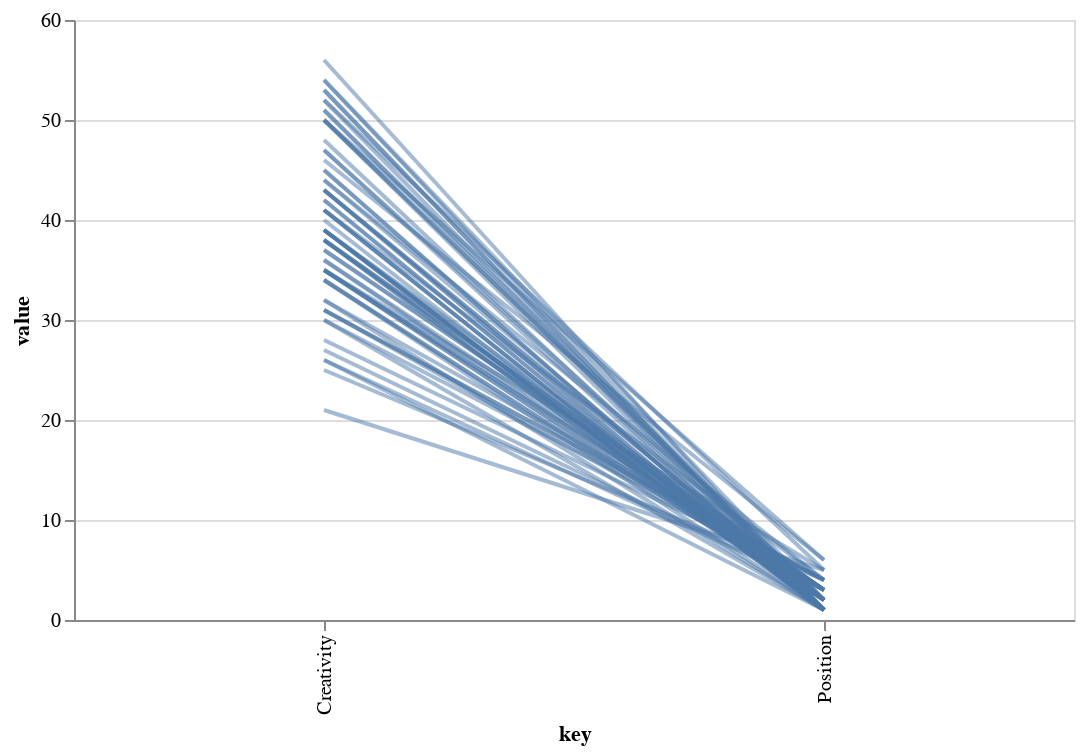

Notebook code cell kept with this figure:
### Code cell
# Parallel Coordinates
alt.Chart(data).transform_window(
    index='count()'
).transform_fold(
    ['Position', 'Creativity']
).mark_line().encode(
    x='key:N',
    y='value:Q',
    detail='index:N',
    opacity=alt.value(0.5)
).properties(width=500)

### Figure 1 — Vega-Lite specification as saved in the notebook (floating-point values rounded to 4 significant figures)
{"config": {"view": {"continuousWidth": 400, "continuousHeight": 300}}, "data": {"name": "data-4ffd5b5505ca846f21f4f9c23f4f1061"}, "mark": "line", "encoding": {"detail": {"field": "index", "type": "nominal"}, "opacity": {"value": 0.5}, "x": {"field": "key", "type": "nominal"}, "y": {"field": "value", "type": "quantitative"}}, "transform": [{"window": [{"op": "count", "as": "index"}]}, {"fold": ["Position", "Creativity"]}], "width": 500, "$schema": "https://vega.github.io/schema/vega-lite/v4.17.0.json", "datasets": {"data-4ffd5b5505ca846f21f4f9c23f4f1061": [{"Unnamed: 0": 1, "Creativity": 53, "Position": 1, "Novice": 0}, {"Unnamed: 0": 2, "Creativity": 36, "Position": 3, "Novice": 1}, {"Unnamed: 0": 3, "Creativity": 31, "Position": 4, "Novice": 0}, {"Unnamed: 0": 4, "Creativity": 43, "Position": 2, "Novice": 0}, {"Unnamed: 0": 5, "Creativity": 30, "Position": 4, "Novice": 1}, {"Unnamed: 0": 6, "Creativity": 41, "Position": 1, "Novice": 0}, {"Unnamed: 0": 7, "Creativity": 32, "Position": 4, "Novice": 0}, {"Unnamed: 0": 8, "Creativity": 54, "Position": 1, "Novice": 1}, {"Unnamed: 0": 9, "Creativity": 47, "Position": 2, "Novice": 1}, {"Unnamed: 0": 10, "Creativity": 50, "Position": 2, "Novice": 0}, {"Unnamed: 0": 11, "Creativity": 56, "Position": 1, "Novice": 0}, {"Unnamed: 0": 12, "Creativity": 50, "Position": 1, "Novice": 0}, {"Unnamed: 0": 13, "Creativity": 34, "Position": 1, "Novice": 1}, {"Unnamed: 0": 14, "Creativity": 41, "Position": 4, "Novice": 0}, {"Unnamed: 0": 15, "Creativity": 52, "Position": 5, "Novice": 0}, {"Unnamed: 0": 16, "Creativity": 38, "Position": 1, "Novice": 0}, {"Unnamed: 0": 17, "Creativity": 35, "Position": 2, "Novice": 1}, {"Unnamed: 0": 18, "Creativity": 35, "Position": 3, "Novice": 1}, {"Unnamed: 0": 19, "Creativity": 48, "Position": 1, "Novice": 0}, {"Unnamed: 0": 20, "Creativity": 38, "Position": 1, "Novice": 1}, {"Unnamed: 0": 21, "Creativity": 43, "Position": 2, "Novice": 1}, {"Unnamed: 0": 22, "Creativity": 38, "Position": 3, "Novice": 1}, {"Unnamed: 0": 23, "Creativity": 39, "Position": 1, "Novice": 1}, {"Unnamed: 0": 24, "Creativity": 51, "Position": 1, "Novice": 0}, {"Unnamed: 0": 25, "Creativity": 26, "Position": 3, "Novice": 0}, {"Unnamed: 0": 26, "Creativity": 31, "Position": 4, "Novice": 1}, {"Unnamed: 0": 27, "Creativity": 45, "Position": 1, "Novice": 0}, {"Unnamed: 0": 28, "Creativity": 31, "Position": 3, "Novice": 0}, {"Unnamed: 0": 29, "Creativity": 34, "Position": 2, "Novice": 1}, {"Unnamed: 0": 30, "Creativity": 35, "Position": 5, "Novice": 1}, {"Unnamed: 0": 31, "Creativity": 39, "Position": 2, "Novice": 1}, {"Unnamed: 0": 32, "Creativity": 50, "Position": 2, "Novice": 1}, {"Unnamed: 0": 33, "Creativity": 53, "Position": 1, "Novice": 1}, {"Unnamed: 0": 34, "Creativity": 38, "Position": 2, "Novice": 0}, {"Unnamed: 0": 35, "Creativity": 37, "Position": 3, "Novice": 0}, {"Unnamed: 0": 36, "Creativity": 34, "Position": 2, "Novice": 1}, {"Unnamed: 0": 37, "Creativity": 30, "Position": 1, "Novice": 0}, {"Unnamed: 0": 38, "Creativity": 46, "Position": 6, "Novice": 0}, {"Unnamed: 0": 39, "Creativity": 36, "Position": 2, "Novice": 1}, {"Unnamed: 0": 40, "Creativity": 26, "Position": 1, "Novice": 1}, {"Unnamed: 0": 41, "Creativity": 41, "Position": 1, "Novice": 1}, {"Unnamed: 0": 42, "Creativity": 50, "Position": 6, "Novice": 1}, {"Unnamed: 0": 43, "Creativity": 43, "Position": 1, "Novice": 0}, {"Unnamed: 0": 44, "Creativity": 54, "Position": 2, "Novice": 0}, {"Unnamed: 0": 45, "Creativity": 39, "Position": 1, "Novice": 1}, {"Unnamed: 0": 46, "Creativity": 51, "Position": 2, "Novice": 0}, {"Unnamed: 0": 47, "Creativity": 47, "Position": 1, "Novice": 0}, {"Unnamed: 0": 48, "Creativity": 38, "Position": 3, "Novice": 1}, {"Unnamed: 0": 49, "Creativity": 32, "Position": 1, "Novice": 0}, {"Unnamed: 0": 50, "Creativity": 28, "Position": 4, "Novice": 1}, {"Unnamed: 0": 51, "Creativity": 39, "Position": 1, "Novice": 0}, {"Unnamed: 0": 52, "Creativity": 42, "Position": 1, "Novice": 1}, {"Unnamed: 0": 53, "Creativity": 44, "Position": 2, "Novice": 0}, {"Unnamed: 0": 54, "Creativity": 21, "Position": 5, "Novice": 1}, {"Unnamed: 0": 55, "Creativity": 43, "Position": 1, "Novice": 1}, {"Unnamed: 0": 56, "Creativity": 39, "Position": 3, "Novice": 1}, {"Unnamed: 0": 57, "Creativity": 42, "Position": 1, "Novice": 1}, {"Unnamed: 0": 58, "Creativity": 35, "Position": 2, "Novice": 0}, {"Unnamed: 0": 59, "Creativity": 52, "Position": 1, "Novice": 0}, {"Unnamed: 0": 60, "Creativity": 39, "Position": 1, "Novice": 0}, {"Unnamed: 0": 61, "Creativity": 45, "Position": 1, "Novice": 0}, {"Unnamed: 0": 62, "Creativity": 25, "Position": 4, "Novice": 1}, {"Unnamed: 0": 63, "Creativity": 41, "Position": 1, "Novice": 1}, {"Unnamed: 0": 64, "Creativity": 35, "Position": 3, "Novice": 1}, {"Unnamed: 0": 65, "Creativity": 27, "Position": 3, "Novice": 0}, {"Unnamed: 0": 66, "Creativity": 44, "Position": 4, "Novice": 0}, {"Unnamed: 0": 67, "Creativity": 37, "Position": 3, "Novice": 1}, {"Unnamed: 0": 68, "Creativity": 40, "Position": 1, "Novice": 1}]}}
